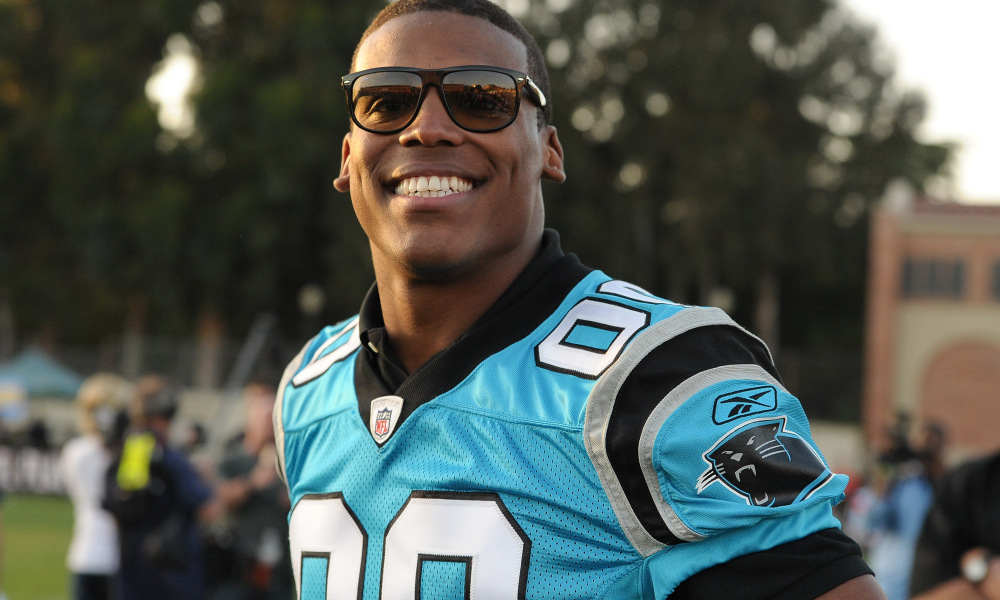
#> input picture gui_features/newton.jpg, 1000 x 600 px
$ python gui_features2.py
#> lines starting #> are read from the running program, lines starting #| are printed output that depends on the picture
import numpy as np
import cv2
from matplotlib import pyplot as plt

img = cv2.imread('./../newton.jpg',0)
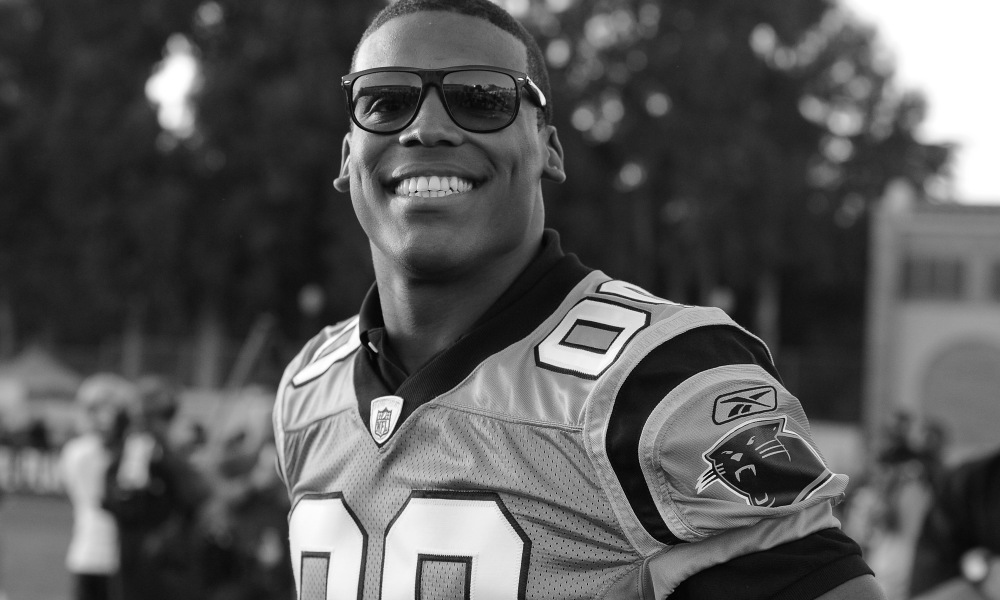
#> img: shape (600, 1000); min 0, max 255, mean 87.4
plt.imshow(img, cmap = 'gray', interpolation = 'bicubic')
plt.xticks([]), plt.yticks([])  # to hide tick values on X and Y axis
plt.show()
